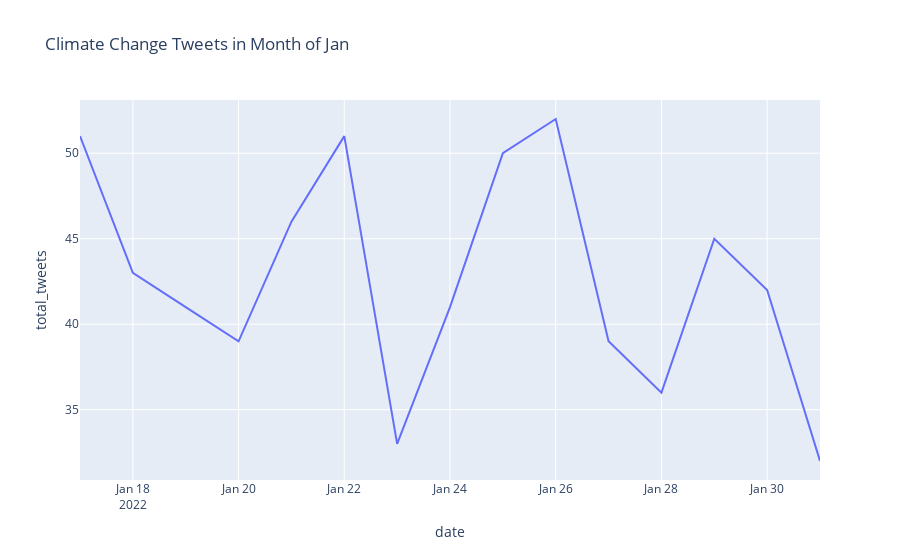

This figure's notebook cell:
### Code cell
## to calculate tweets per day, we'll need to group by date, and then find mean. 
pd.DataFrame(tweets.groupby(["date"])["tweet_url"].count())


## Converted graph logic into functions so that its easy to create dynamic dash app later on. 
def get_monthly_tweets(month):
     monthly_condition = tweets["month"] == month
     monthly_tweets = pd.DataFrame(tweets[monthly_condition].groupby(["date"],as_index=False)["tweet_url"].count()).rename(columns={"tweet_url": "total_tweets"})
     return monthly_tweets

monthly_tweets = get_monthly_tweets(1)
monthly_fig = px.line(monthly_tweets, x="date", y="total_tweets", title='Climate Change Tweets in Month of Jan')
monthly_fig.show()

### Figure 1 — Plotly figure (JSON) as saved in the notebook; plotly's stock layout.template omitted (floating-point values rounded to 4 significant figures)
{"data": [{"hovertemplate": "date=%{x}<br>total_tweets=%{y}<extra></extra>", "legendgroup": "", "line": {"color": "#636efa", "dash": "solid"}, "marker": {"symbol": "circle"}, "mode": "lines", "name": "", "orientation": "v", "showlegend": false, "type": "scatter", "x": ["2022-01-17", "2022-01-18", "2022-01-19", "2022-01-20", "2022-01-21", "2022-01-22", "2022-01-23", "2022-01-24", "2022-01-25", "2022-01-26", "2022-01-27", "2022-01-28", "2022-01-29", "2022-01-30", "2022-01-31"], "xaxis": "x", "y": [51, 43, 41, 39, 46, 51, 33, 41, 50, 52, 39, 36, 45, 42, 32], "yaxis": "y"}], "layout": {"legend": {"tracegroupgap": 0}, "title": {"text": "Climate Change Tweets in Month of Jan"}, "xaxis": {"anchor": "y", "domain": [0, 1], "title": {"text": "date"}}, "yaxis": {"anchor": "x", "domain": [0, 1], "title": {"text": "total_tweets"}}}}
